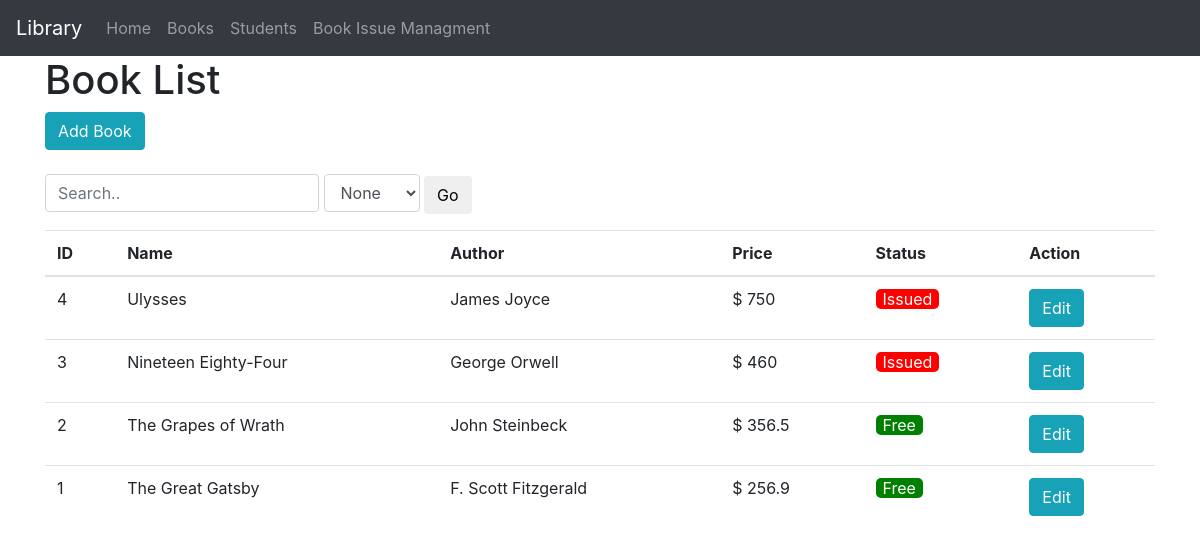
The page / on the database its author committed.
### tables this page shows
CREATE TABLE `books` (
  `id` int(11) NOT NULL,
  `title` varchar(255) NOT NULL,
  `author` varchar(255) NOT NULL,
  `price` float NOT NULL,
  `is_assigned` int(11) NOT NULL,
  `assigned_to` int(11) NOT NULL
);

### application/controllers/Books.php (called while the page is built, shortened)
<?php
class Books extends CI_Controller{
    public function bookList()
    {
        $data['title'] = 'Book List';
        $search_val = $this->input->post('search');
        if($search_val != '' or $this->input->post('filter')!=''){
            $data['keyword'] = $search_val;
            $data['filter'] = $this->input->post('filter');
            $data['books'] = $this->book_model->get_books_by_search();
        }else{
            $data['books'] = $this->book_model->get_books();
        }
        $this->load->view('templates/header');
        $this->load->view('books/index', $data);
        $this->load->view('templates/footer');
    }
}

### index.php (called while the page is built, shortened)
<?php
require_once BASEPATH.'core/CodeIgniter.php';

### application/models/Book_model.php (called while the page is built, shortened)
<?php
class Book_model extends CI_Model
{
    public function get_books(){
        $this->db->order_by('id','DESC');
        $query = $this->db->get('books');
        return $query->result_array();
    }
}

### application/views/books/index.php (the view, shortened to what this page needs)
<h1><?= $title; ?></h1>
<a class="btn btn-info pull-right" href="<?php echo base_url(); ?>books/create">Add Book</a><br><br>
<?php echo form_open('books'); ?>
    <div class="form-group" style="display: inline;">
        <input type="text" name="search" value="<?php echo (isset($keyword)&&$keyword!=''?$keyword:''); ?>" class="form-control" placeholder="Search.." style="width:auto;display: inline;">
    </div>
    <div class="form-group" style="display: inline;">
        <select name="filter" class="form-control" style="width:auto;display: inline;">
            <option value="">None</option>
        </select>
    </div>
    <button type="submit" class="btn btn-default">Go</button>
</form>
<table class="table">
    <thead>
      <tr>
        <th>ID</th>
        <th>Name</th>
        <th>Author</th>
        <th>Price</th>
        <th>Status</th>
        <th>Action</th>
      </tr>
    </thead>
    <tbody>
        <?php foreach($books as $book): ?>
            <tr>
                <td><?php echo $book['id']; ?></td>
                <td><?php echo $book['title']; ?></td>
                <td><?php echo $book['author']; ?></td>
                <td>$ <?php echo $book['price']; ?></td>
                <td>
                    <?php if($book['is_assigned'] == 1): ?>
                        <span style="background:red;color:white;padding: 0px 7px;border-radius: 5px;">Issued</span>
                    <?php else: ?>
                        <span style="background:green;color:white;padding: 0px 7px;border-radius: 5px;">Free</span>
                    <?php endif; ?>
                </td>
                <td>
                    <a class="btn btn-info" href="<?php echo base_url(); ?>books/edit/<?php echo $book['id']; ?>">Edit</a>
                 </td>
            </tr>
        <?php endforeach; ?>
    </tbody>
  </table>

### application/views/templates/header.php (shortened to what this page needs)
<html>
	<head>
		<link rel="stylesheet" href="https://maxcdn.bootstrapcdn.com/bootstrap/4.0.0/css/bootstrap.min.css">
    <link rel="stylesheet" href="http://code.jquery.com/ui/1.12.1/themes/base/jquery-ui.css">
    <link rel="stylesheet" href="<?php echo base_url(); ?>assets/css/style.css">
	</head>
	<body>
    <header>
      <nav class="navbar navbar-expand-md navbar-dark bg-dark">
        <a class="navbar-brand" href="<?php echo base_url(); ?>">Library</a>
        <div class="collapse navbar-collapse" id="navbarCollapse">
          <ul class="navbar-nav mr-auto">
            <li class="nav-item">
              <a class="nav-link" href="<?php echo base_url(); ?>">Home</a>
            </li>
            <li class="nav-item">
              <a class="nav-link" href="<?php echo base_url(); ?>books">Books</a>
            </li>
            <li class="nav-item">
              <a class="nav-link" href="<?php echo base_url(); ?>students">Students</a>
            </li>
            <li class="nav-item">
              <a class="nav-link" href="<?php echo base_url(); ?>book_management">Book Issue  Managment</a>
            </li>
          </ul>
        </div>
      </nav>
    </header>
    <div class="container">

### application/views/templates/footer.php (shortened to what this page needs)
	</div>
	</body>
</html>

### rows shown on the page
books: id "4", title "Ulysses", author "James Joyce", price "750", is_assigned "Issued"
books: id "3", title "Nineteen Eighty-Four", author "George Orwell", price "460", is_assigned "Issued"
books: id "2", title "The Grapes of Wrath", author "John Steinbeck", price "356.5", is_assigned "Free"
books: id "1", title "The Great Gatsby", author "F. Scott Fitzgerald", price "256.9", is_assigned "Free"

### other values the page prints
$title "Book List"
